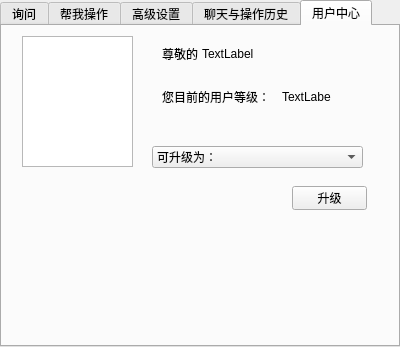
<?xml version="1.0" encoding="UTF-8"?>
<ui version="4.0">
 <class>TabWidget</class>
 <widget class="QTabWidget" name="TabWidget">
  <property name="geometry">
   <rect>
    <x>0</x>
    <y>0</y>
    <width>400</width>
    <height>347</height>
   </rect>
  </property>
  <property name="windowTitle">
   <string>TabWidget</string>
  </property>
  <property name="currentIndex">
   <number>4</number>
  </property>
  <widget class="QWidget" name="tab">
   <attribute name="title">
    <string>询问</string>
   </attribute>
   <widget class="QPlainTextEdit" name="plainTextEdit">
    <property name="geometry">
     <rect>
      <x>20</x>
      <y>30</y>
      <width>211</width>
      <height>131</height>
     </rect>
    </property>
   </widget>
   <widget class="QPlainTextEdit" name="plainTextEdit_2">
    <property name="geometry">
     <rect>
      <x>20</x>
      <y>180</y>
      <width>211</width>
      <height>131</height>
     </rect>
    </property>
   </widget>
   <widget class="QPushButton" name="pushButton">
    <property name="geometry">
     <rect>
      <x>280</x>
      <y>30</y>
      <width>71</width>
      <height>121</height>
     </rect>
    </property>
    <property name="text">
     <string>询问</string>
    </property>
   </widget>
   <widget class="QPushButton" name="pushButton_3">
    <property name="geometry">
     <rect>
      <x>260</x>
      <y>190</y>
      <width>111</width>
      <height>41</height>
     </rect>
    </property>
    <property name="text">
     <string>屏幕理解</string>
    </property>
   </widget>
   <widget class="QPushButton" name="pushButton_2">
    <property name="geometry">
     <rect>
      <x>260</x>
      <y>240</y>
      <width>111</width>
      <height>41</height>
     </rect>
    </property>
    <property name="text">
     <string>TRSTool生活工具箱</string>
    </property>
   </widget>
   <widget class="QLCDNumber" name="lcdNumber">
    <property name="geometry">
     <rect>
      <x>330</x>
      <y>280</y>
      <width>64</width>
      <height>23</height>
     </rect>
    </property>
   </widget>
  </widget>
  <widget class="QWidget" name="tab_2">
   <attribute name="title">
    <string>帮我操作</string>
   </attribute>
   <widget class="QPlainTextEdit" name="plainTextEdit_5">
    <property name="geometry">
     <rect>
      <x>30</x>
      <y>60</y>
      <width>141</width>
      <height>191</height>
     </rect>
    </property>
   </widget>
   <widget class="QPlainTextEdit" name="plainTextEdit_6">
    <property name="geometry">
     <rect>
      <x>220</x>
      <y>60</y>
      <width>141</width>
      <height>191</height>
     </rect>
    </property>
   </widget>
   <widget class="QLabel" name="label">
    <property name="geometry">
     <rect>
      <x>40</x>
      <y>30</y>
      <width>71</width>
      <height>16</height>
     </rect>
    </property>
    <property name="text">
     <string>此处输入问题</string>
    </property>
   </widget>
   <widget class="QLabel" name="label_2">
    <property name="geometry">
     <rect>
      <x>230</x>
      <y>30</y>
      <width>49</width>
      <height>16</height>
     </rect>
    </property>
    <property name="text">
     <string>AI回答</string>
    </property>
   </widget>
   <widget class="QPushButton" name="pushButton_4">
    <property name="geometry">
     <rect>
      <x>260</x>
      <y>280</y>
      <width>75</width>
      <height>24</height>
     </rect>
    </property>
    <property name="text">
     <string>询问AI</string>
    </property>
   </widget>
   <widget class="QLabel" name="label_8">
    <property name="geometry">
     <rect>
      <x>10</x>
      <y>290</y>
      <width>181</width>
      <height>16</height>
     </rect>
    </property>
    <property name="text">
     <string>为AI生成，请注意命令内容</string>
    </property>
    <property name="textFormat">
     <enum>Qt::TextFormat::PlainText</enum>
    </property>
    <property name="alignment">
     <set>Qt::AlignmentFlag::AlignCenter</set>
    </property>
   </widget>
  </widget>
  <widget class="QWidget" name="tab_3">
   <attribute name="title">
    <string>高级设置</string>
   </attribute>
   <widget class="QPlainTextEdit" name="plainTextEdit_4">
    <property name="geometry">
     <rect>
      <x>30</x>
      <y>60</y>
      <width>331</width>
      <height>231</height>
     </rect>
    </property>
   </widget>
   <widget class="QLabel" name="label_3">
    <property name="geometry">
     <rect>
      <x>40</x>
      <y>30</y>
      <width>141</width>
      <height>16</height>
     </rect>
    </property>
    <property name="text">
     <string>请在下方输入你的提示词</string>
    </property>
   </widget>
  </widget>
  <widget class="QWidget" name="tab_4">
   <attribute name="title">
    <string>聊天与操作历史</string>
   </attribute>
   <widget class="QPlainTextEdit" name="plainTextEdit_3">
    <property name="geometry">
     <rect>
      <x>20</x>
      <y>30</y>
      <width>351</width>
      <height>271</height>
     </rect>
    </property>
   </widget>
  </widget>
  <widget class="QWidget" name="tab_5">
   <attribute name="title">
    <string>用户中心</string>
   </attribute>
   <widget class="QLabel" name="label_4">
    <property name="geometry">
     <rect>
      <x>160</x>
      <y>60</y>
      <width>111</width>
      <height>21</height>
     </rect>
    </property>
    <property name="text">
     <string>您目前的用户等级：</string>
    </property>
   </widget>
   <widget class="QGraphicsView" name="graphicsView">
    <property name="geometry">
     <rect>
      <x>20</x>
      <y>10</y>
      <width>111</width>
      <height>131</height>
     </rect>
    </property>
   </widget>
   <widget class="QLabel" name="label_5">
    <property name="geometry">
     <rect>
      <x>280</x>
      <y>60</y>
      <width>49</width>
      <height>21</height>
     </rect>
    </property>
    <property name="text">
     <string>TextLabel</string>
    </property>
   </widget>
   <widget class="QLabel" name="label_6">
    <property name="geometry">
     <rect>
      <x>160</x>
      <y>20</y>
      <width>49</width>
      <height>16</height>
     </rect>
    </property>
    <property name="text">
     <string>尊敬的</string>
    </property>
   </widget>
   <widget class="QLabel" name="label_7">
    <property name="geometry">
     <rect>
      <x>200</x>
      <y>20</y>
      <width>191</width>
      <height>16</height>
     </rect>
    </property>
    <property name="text">
     <string>TextLabel</string>
    </property>
   </widget>
   <widget class="QComboBox" name="comboBox">
    <property name="geometry">
     <rect>
      <x>150</x>
      <y>120</y>
      <width>211</width>
      <height>22</height>
     </rect>
    </property>
    <item>
     <property name="text">
      <string>可升级为：</string>
     </property>
    </item>
    <item>
     <property name="text">
      <string>高级版（能够使用SparkMax模型（或Spark4.0 Ultra），具有完全态功能，提供客户支持。）</string>
     </property>
    </item>
   </widget>
   <widget class="QPushButton" name="pushButton_5">
    <property name="geometry">
     <rect>
      <x>290</x>
      <y>160</y>
      <width>75</width>
      <height>24</height>
     </rect>
    </property>
    <property name="text">
     <string>升级</string>
    </property>
   </widget>
  </widget>
 </widget>
 <resources/>
 <connections/>
</ui>
